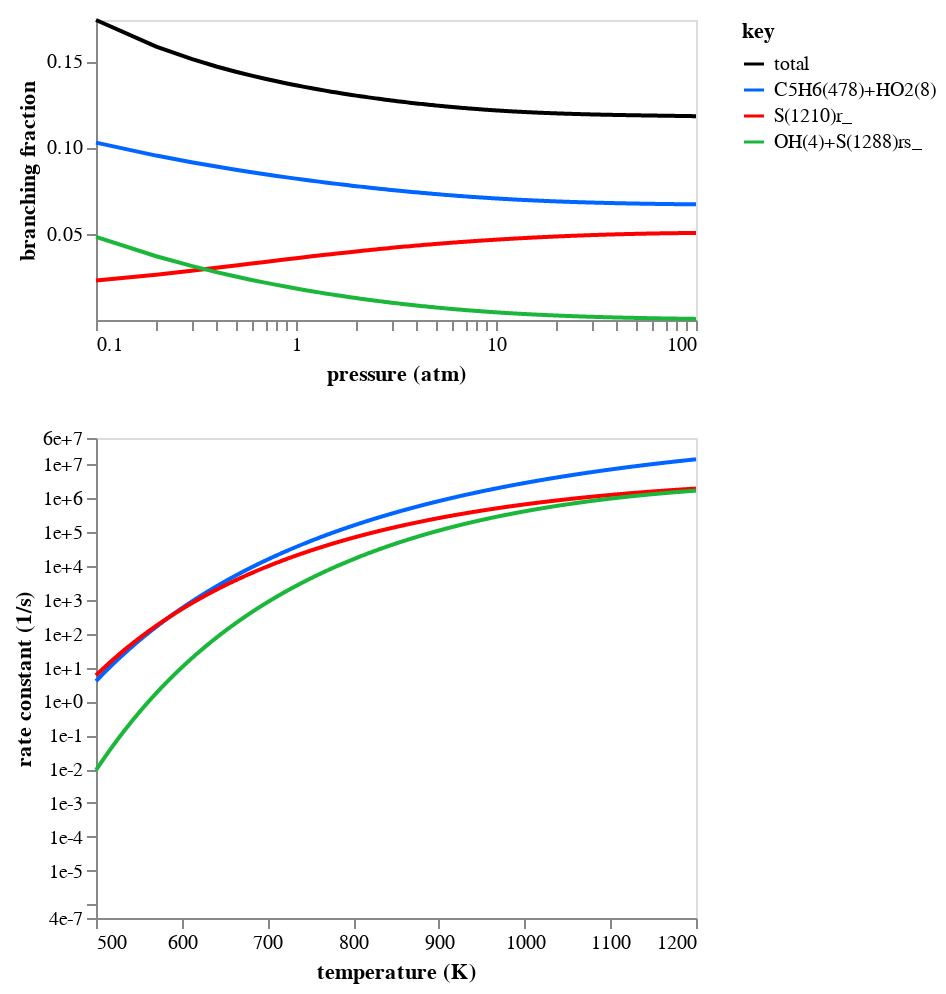

Here is the notebook cell this chart was saved with:
### Code cell
branch_frac_chart1a = fig.branching_fraction_chart(
    rate_df1a,
    P_range=(0.1, 100),
    T=T,
    legend=legend,
    total=True,
    y_range=f_range,
)
rate_chart1a = fig.rate_chart(
    rate_df1a,
    T_range=(500, 1200),
    P=P,
    legend=legend,
    total=total,
    y_range=y_range,
    units={"substance": "molecules"},
)
chart = alt.vconcat(
    branch_frac_chart1a.properties(width=300, height=150),
    rate_chart1a.properties(width=300, height=240),
).configure_axis(grid=False)
chart

### Figure 1 — Vega-Lite specification as saved in the notebook (floating-point values rounded to 4 significant figures; data arrays with more than 128 entries replaced by an {"elided": "..."} marker saying what was removed)
{"config": {"view": {"continuousWidth": 300, "continuousHeight": 300}, "axis": {"grid": false}}, "vconcat": [{"data": {"name": "data-a4f01fb6780450ba30245e54eed03fbb"}, "mark": {"type": "line"}, "encoding": {"color": {"field": "key", "scale": {"domain": ["total", "C5H6(478)+HO2(8)", "S(1210)r_", "OH(4)+S(1288)rs_"], "range": ["#000000", "#0066ff", "#ff0000", "#1ab73a"]}, "type": "nominal"}, "x": {"axis": {"labelExpr": "((abs(datum.value - 0.1) / abs(0.1) < 1e-5) ||\n(abs(datum.value - 1.0) / abs(1.0) < 1e-5) ||\n(abs(datum.value - 10.0) / abs(10.0) < 1e-5) ||\n(abs(datum.value - 100.0) / abs(100.0) < 1e-5) ||\n(abs(datum.value - 100.0) / abs(100.0) < 1e-5)) ? datum.label : ''", "values": [0.1, 0.2, 0.3, 0.4, 0.5, 0.6, 0.7, 0.8, 0.9, 1.0, 2.0, 3.0, 4.0, 5.0, 6.0, 7.0, 8.0, 9.0, 10.0, 20.0, 30.0, 40.0, 50.0, 60.0, 70.0, 80.0, 90.0, 100.0, 100.0]}, "field": "x", "scale": {"domain": [0.1, 100.0], "type": "log"}, "title": "pressure (atm)", "type": "quantitative"}, "y": {"axis": {"format": ".2f"}, "field": "value", "scale": {"domain": [6.153e-06, 0.1738]}, "title": "branching fraction", "type": "quantitative"}}, "height": 150, "transform": [{"fold": ["total", "C5H6(478)+HO2(8)", "S(1210)r_", "OH(4)+S(1288)rs_"]}], "width": 300}, {"data": {"name": "data-ddf951dac8d5e86f49b348f400b6677d"}, "mark": {"type": "line"}, "encoding": {"color": {"field": "key", "scale": {"domain": ["C5H6(478)+HO2(8)", "S(1210)r_", "OH(4)+S(1288)rs_"], "range": ["#0066ff", "#ff0000", "#1ab73a"]}, "type": "nominal"}, "x": {"axis": {"format": ".0f"}, "field": "x", "scale": {"domain": [500, 1200]}, "title": "temperature (K)", "type": "quantitative"}, "y": {"axis": {"format": ".0e", "labelExpr": "((abs(datum.value - 4e-07) / abs(4e-07) < 1e-5) ||\n(abs(datum.value - 1e-06) / abs(1e-06) < 1e-5) ||\n(abs(datum.value - 1e-05) / abs(1e-05) < 1e-5) ||\n(abs(datum.value - 0.0001) / abs(0.0001) < 1e-5) ||\n(abs(datum.value - 0.001) / abs(0.001) < 1e-5) ||\n(abs(datum.value - 0.01) / abs(0.01) < 1e-5) ||\n(abs(datum.value - 0.1) / abs(0.1) < 1e-5) ||\n(abs(datum.value - 1.0) / abs(1.0) < 1e-5) ||\n(abs(datum.value - 10.0) / abs(10.0) < 1e-5) ||\n(abs(datum.value - 100.0) / abs(100.0) < 1e-5) ||\n(abs(datum.value - 1000.0) / abs(1000.0) < 1e-5) ||\n(abs(datum.value - 10000.0) / abs(10000.0) < 1e-5) ||\n(abs(datum.value - 100000.0) / abs(100000.0) < 1e-5) ||\n(abs(datum.value - 1000000.0) / abs(1000000.0) < 1e-5) ||\n(abs(datum.value - 10000000.0) / abs(10000000.0) < 1e-5) ||\n(abs(datum.value - 60000000.0) / abs(60000000.0) < 1e-5)) ? datum.label : ''", "values": [4e-07, 1e-06, 1e-05, 0.0001, 0.001, 0.01, 0.1, 1.0, 10.0, 100.0, 1000.0, 10000.0, 100000.0, 1000000.0, 10000000.0, 60000000.0]}, "field": "value", "scale": {"domain": [4e-07, 60000000.0], "type": "log"}, "title": "rate constant (1/s)", "type": "quantitative"}}, "height": 240, "transform": [{"fold": ["C5H6(478)+HO2(8)", "S(1210)r_", "OH(4)+S(1288)rs_"]}], "width": 300}], "$schema": "https://vega.github.io/schema/vega-lite/v5.20.1.json", "datasets": {"data-a4f01fb6780450ba30245e54eed03fbb": {"elided": "1000 records"}, "data-ddf951dac8d5e86f49b348f400b6677d": {"elided": "1000 records"}}}
